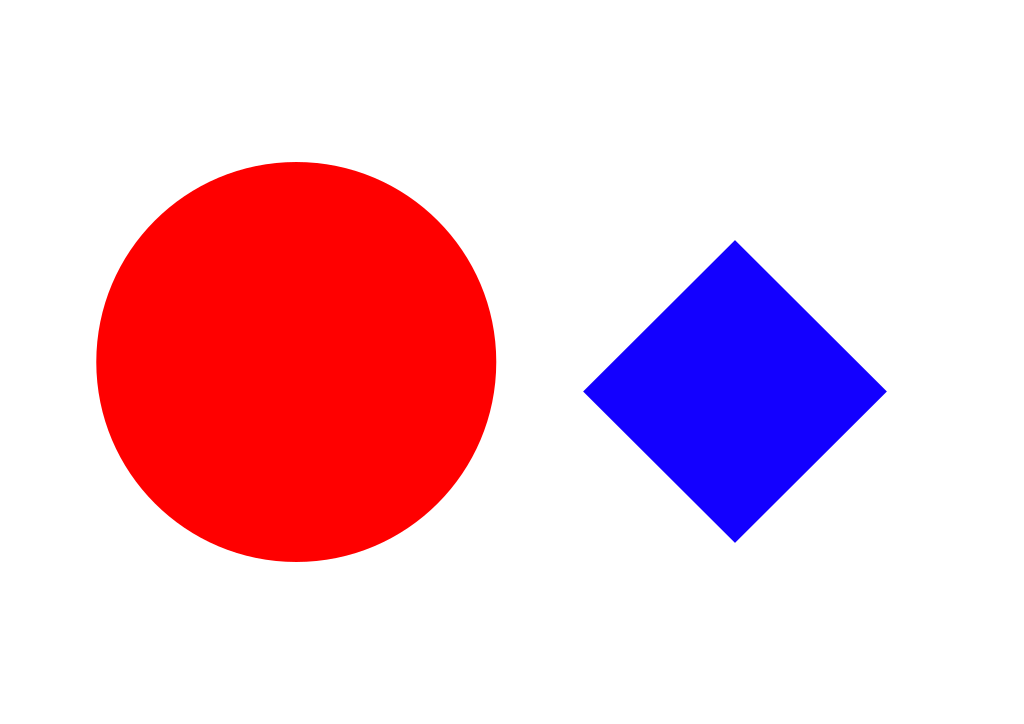
#> input picture TASK1/task_1a_explore_opencv/Task_1A_Part1/Samples/Sample1.png, 1024 x 724 px; its folder holds only this picture in this run
$ python task_1a_part1.py
#> lines starting #> are read from the running program, lines starting #| are printed output that depends on the picture; after the words box and inside, x2 and y2 are one past the last pixel; in counts of white or black regions, pixels touching at a corner belong together
'''
*****************************************************************************************
*
*        		===============================================
*           		Nirikshak Bot (NB) Theme (eYRC 2020-21)
*        		===============================================
*
*  This script is to implement Task 1A - Part 1 of Nirikshak Bot (NB) Theme (eYRC 2020-21).
*
*  This software is made available on an "AS IS WHERE IS BASIS".
*  Licensee/end user indemnifies and will keep e-Yantra indemnified from
*  any and all claim(s) that emanate from the use of the Software or
*  breach of the terms of this agreement.
*
*  e-Yantra - An MHRD project under National Mission on Education using ICT (NMEICT)
*
*****************************************************************************************
'''

# Team ID: 763
# Author List:	Akansha Gupta, Harshit Gupta, Suyash Kumar Sirvastav, Vatsal Ojha
# Filename:			task_1a_part1.py
# Functions:		scan_image, isclose, quad
# 					[ Comma separated list of functions in this file ]
# Global variables:	shapes
# 					[ List of global variables defined in this file ]


####################### IMPORT MODULES #######################
## You are not allowed to make any changes in this section. ##
## You have to implement this task with the three available ##
## modules for this task (numpy, opencv, os)                ##
##############################################################
import cv2
import numpy as np
import os

##############################################################


# Global variable for details of shapes found in image and will be put in this dictionary, returned from scan_image function
shapes = {}


################# ADD UTILITY FUNCTIONS HERE #################
## You can define any utility functions for your code.      ##
## Please add proper comments to ensure that your code is   ##
## readable and easy to understand.                         ##
##############################################################


def isclose(a, b, rel_tol=1e-09, abs_tol=3.0):
    return abs(a - b) <= max(rel_tol * max(abs(a), abs(b)), abs_tol)


def quad(approx):  # func to diff between square rhombus trapezium parallelogram quadrilateral
    x = approx.ravel()
    m12 = (x[3] - x[1]) / (x[2] - x[0])
    m23 = (x[5] - x[3]) / (x[4] - x[2])
    m34 = (x[7] - x[5]) / (x[6] - x[4])
    m41 = (x[1] - x[7]) / (x[0] - x[6])

    l12 = np.sqrt((x[3] - x[1]) ** 2 + (x[2] - x[0]) ** 2)
    l23 = np.sqrt((x[5] - x[3]) ** 2 + (x[4] - x[2]) ** 2)
    l34 = np.sqrt((x[7] - x[5]) ** 2 + (x[6] - x[4]) ** 2)
    l41 = np.sqrt((x[1] - x[7]) ** 2 + (x[0] - x[6]) ** 2)

    c123 = isclose(l12, l23)
    c234 = isclose(l23, l34)
    c341 = isclose(l34, l41)
    c1234 = isclose(l12, l34)
    c2341 = isclose(l23, l41)
    c1241 = isclose(l12, l41)

    d13 = np.sqrt((x[5]-x[1]) ** 2 + (x[4]-x[0]) ** 2)
    d24 = np.sqrt((x[7]-x[3]) ** 2 + (x[6]-x[2]) ** 2)

    p1223 = np.sqrt(l12 ** 2 + l23 ** 2)
    p2334 = np.sqrt(l23 ** 2 + l34 ** 2)

    if c123 and c234 and c341 and c1234 and c2341 and c1241:
        if isclose(d13, np.sqrt(2) * l12):
            return 'Square'
        else:
            return 'Rhombus'
    else:
        if isclose(m12, m34) and isclose(m23, m41):
            if isclose(p1223, d13) and isclose(p2334, d24):
                return 'Rectangle'
            else:
                return 'Parallelogram'
        elif isclose(m12, m34) or isclose(m23, m41):
            return 'Trapezium'
        else:
            return 'Quadrilateral'

##############################################################


def scan_image(img_path):
    """
    Purpose:
    ---
    this function takes file path of an image as an argument and returns dictionary
    containing details of colored (non-white) shapes in that image

    Input Arguments:
    ---
    `img_file_path` :		[ str ]
        file path of image

    Returns:
    ---
    `shapes` :              [ dictionary ]
        details of colored (non-white) shapes present in image at img_file_path
        { 'Shape' : ['color', Area, cX, cY] }

    Example call:
    ---
    shapes = scan_image(img_file_path)
    """

    global shapes
    shapes = {}
    img=cv2.imread(img_path)
#> img is the input picture: shape (724, 1024, 3); mean B, G, R 211.8, 196, 240.4
    imgGray = cv2.cvtColor(img, cv2.COLOR_BGR2GRAY)
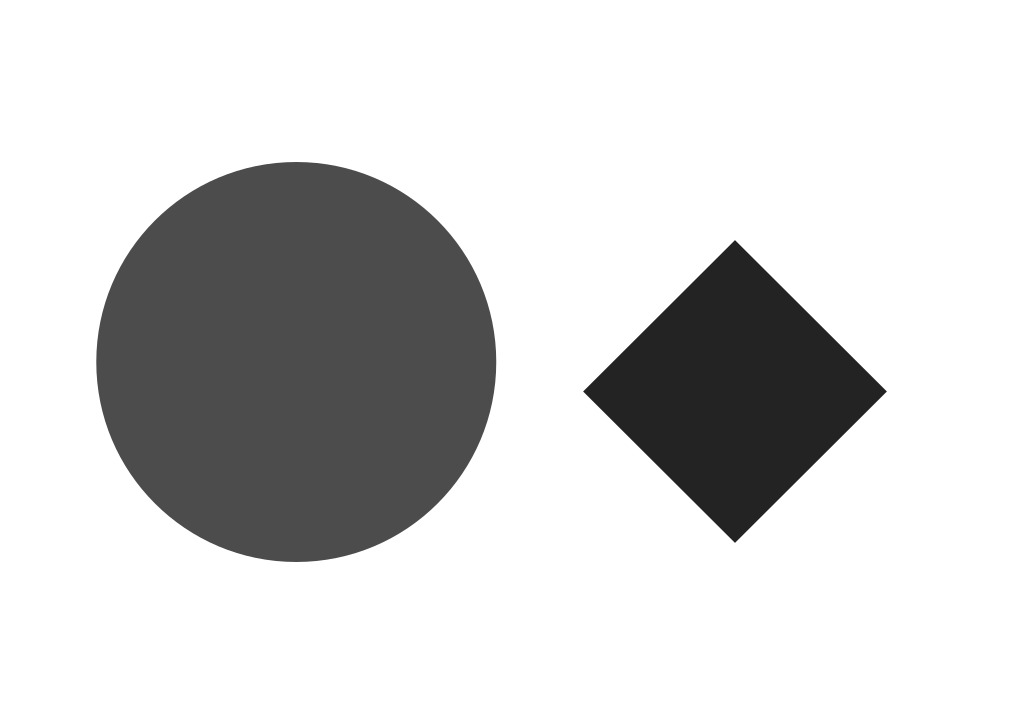
#> imgGray: shape (724, 1024); min 35, max 255, mean 211
    _, thresh = cv2.threshold(imgGray, 240, 255, cv2.THRESH_BINARY)
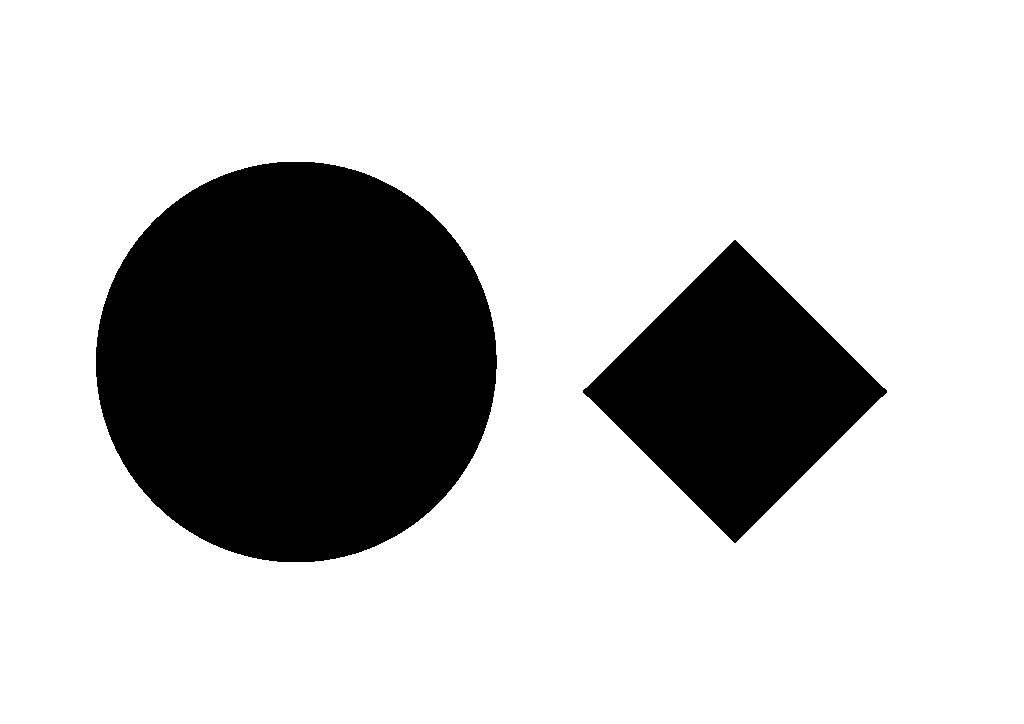
#> thresh: shape (724, 1024); 76.7% white; 2 black regions
    contours, _ = cv2.findContours(thresh, cv2.RETR_TREE, cv2.CHAIN_APPROX_SIMPLE)
#> contours = 3 contours; box (x1, y1, x2, y2) and area: (0, 0, 1024, 724) 739629, (95, 161, 498, 563) 126735, (582, 239, 888, 544) 46530
    contours = sorted(contours, key=cv2.contourArea)

    for i in reversed(range(0, len(contours) - 1)):
        approx = cv2.approxPolyDP(contours[i], 0.01 * cv2.arcLength(contours[i], True), True)
        area = cv2.contourArea(contours[i])
        m = cv2.moments(contours[i])
        cx = int(m['m10'] / m['m00'])
        cy = int(m['m01'] / m['m00'])
        b, g, r = img[cy, cx]  # because in open cv the image is stored in bgr format

        if r > max(g, b):
            cl = 'red'
        elif g > max(r, b):
            cl = 'green'
        elif b > max(r, g):
            cl = 'blue'
        else:
            cl = 'random'

        if len(approx) == 3:
            if shapes.get("Triangle") == None:
                shapes["Triangle"] = []

            shapes['Triangle'].append([cl, cx, cy])
        elif len(approx) == 4:
            shp = quad(approx)

            if shapes.get(shp) == None:
                shapes[shp] = []

            shapes[shp].append([cl, cx, cy])
        elif len(approx) == 5:
            if shapes.get("Pentagon") == None:
                shapes["Pentagon"] = []

            shapes['Pentagon'].append([cl, cx, cy])
        elif len(approx) == 6:
            if shapes.get("Hexagon") == None:
                shapes["Hexagon"] = []

            shapes['Hexagon'].append([cl, cx, cy])
        else:
            if shapes.get("Circle") == None:
                shapes["Circle"] = []

            shapes['Circle'].append([cl, cx, cy])
#> this loop made 2 passes
#> (i, area, cx, cy, b, g, r, cl) on pass 2: (0, 46530, 734, 391, 255, 0, 19, 'blue')
#> (area, cx, cy, b, g, r, cl) on pass 1: (126735, 295, 361, 0, 0, 255, 'red')
#> after the loop, shapes = {'Circle': [['red', 295, 361]], 'Square': [['blue', 734, 391]]}

    ##################################################

    for key in shapes.keys():
        sort_tuple = sorted(shapes[key], key=lambda item: item[0])
        shapes[key] = sort_tuple

        if (len(shapes[key]) == 1):
            shapes[key] = shapes[key][0]
#> this loop made 2 passes
#> after the loop, shapes = {'Circle': ['red', 295, 361], 'Square': ['blue', 734, 391]}

    return shapes


# NOTE:	YOU ARE NOT ALLOWED TO MAKE ANY CHANGE TO THIS FUNCTION
#
# Function Name:    main
#        Inputs:    None
#       Outputs:    None
#       Purpose:    the function first takes 'Sample1.png' as input and runs scan_image function to find details
#                   of colored (non-white) shapes present in 'Sample1.png', it then asks the user whether
#                   to repeat the same on all images present in 'Samples' folder or not

if __name__ == '__main__':
    curr_dir_path = os.getcwd()
    print('Currently working in ' + curr_dir_path)

    # path directory of images in 'Samples' folder
    img_dir_path = curr_dir_path + '/Samples/'

    # path to 'Sample1.png' image file
    file_num = 1
    img_file_path = img_dir_path + 'Sample' + str(file_num) + '.png'

    print('\n============================================')
    print('\nLooking for Sample' + str(file_num) + '.png')

    if os.path.exists('Samples/Sample' + str(file_num) + '.png'):
        print('\nFound Sample' + str(file_num) + '.png')

    else:
        print('\n[ERROR] Sample' + str(file_num) + '.png not found. Make sure "Samples" folder has the selected file.')
        exit()

    print('\n============================================')

    try:
        print('\nRunning scan_image function with ' + img_file_path + ' as an argument')

        shapes = scan_image(img_file_path)
        if type(shapes) is dict:
            print(shapes)
#| {'Circle': ['red', 295, 361], 'Square': ['blue', 734, 391]}
            print('\nOutput generated. Please verify.')

        else:
            print('\n[ERROR] scan_image function returned a ' + str(type(shapes)) + ' instead of a dictionary.\n')
            exit()

    except Exception:
        print('\n[ERROR] scan_image function is throwing an error. Please debug scan_image function')
        exit()

    print('\n============================================')

    choice = input('\nWant to run your script on all the images in Samples folder ? ==>> "y" or "n": ')
#> the answer given: Samples

    if choice == 'y':

        file_count = 2

        for file_num in range(file_count):

            # path to image file
            img_file_path = img_dir_path + 'Sample' + str(file_num + 1) + '.png'

            print('\n============================================')
            print('\nLooking for Sample' + str(file_num + 1) + '.png')

            if os.path.exists('Samples/Sample' + str(file_num + 1) + '.png'):
                print('\nFound Sample' + str(file_num + 1) + '.png')

            else:
                print('\n[ERROR] Sample' + str(file_num + 1) + '.png not found. Make sure "Samples" folder has the '
                                                               'selected file.')
                exit()

            print('\n============================================')

            try:
                print('\nRunning scan_image function with ' + img_file_path + ' as an argument')
                shapes = scan_image(img_file_path)

                if type(shapes) is dict:
                    print(shapes)
                    print('\nOutput generated. Please verify.')

                else:
                    print(
                        '\n[ERROR] scan_image function returned a ' + str(type(shapes)) + ' instead of a dictionary.\n')
                    exit()

            except Exception:
                print('\n[ERROR] scan_image function is throwing an error. Please debug scan_image function')
                exit()

            print('\n============================================')

    else:
        print('')
